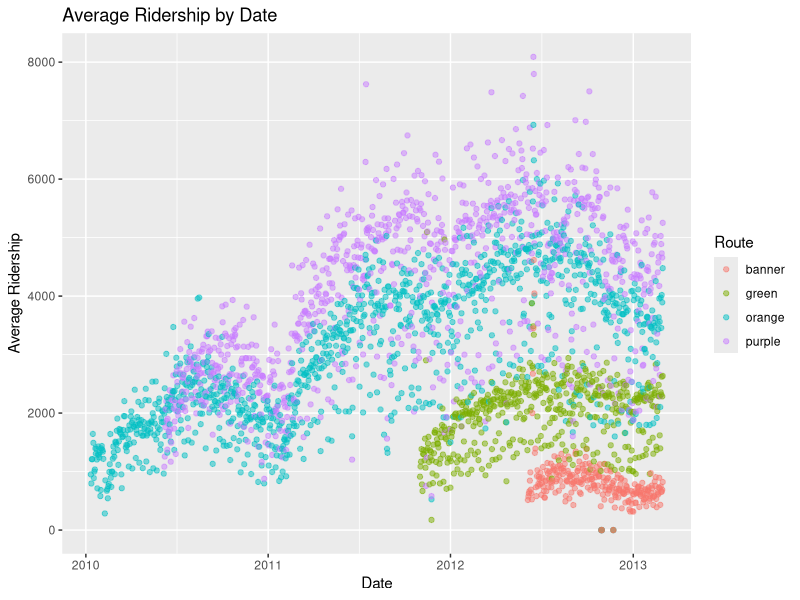
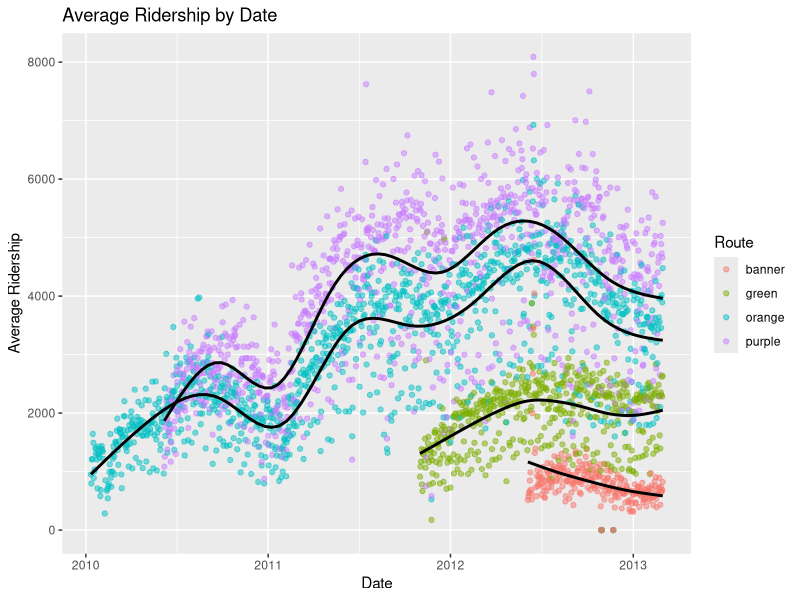
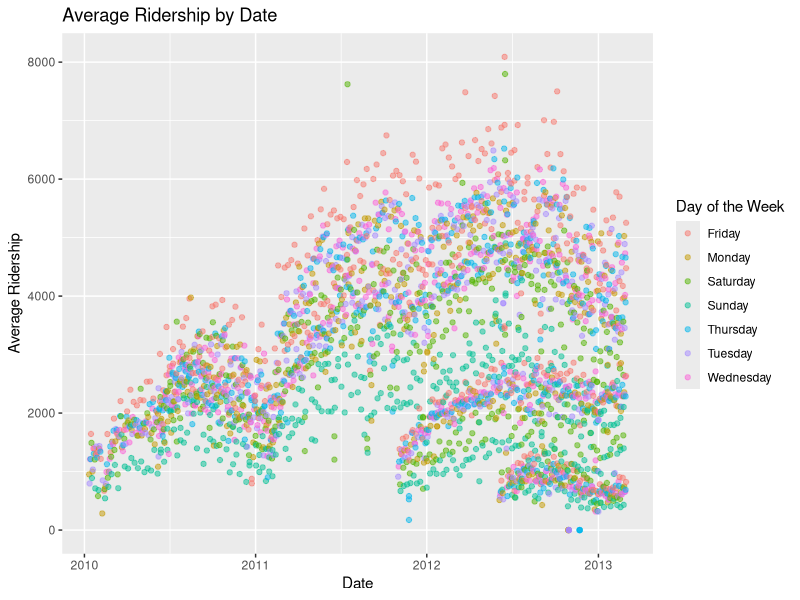
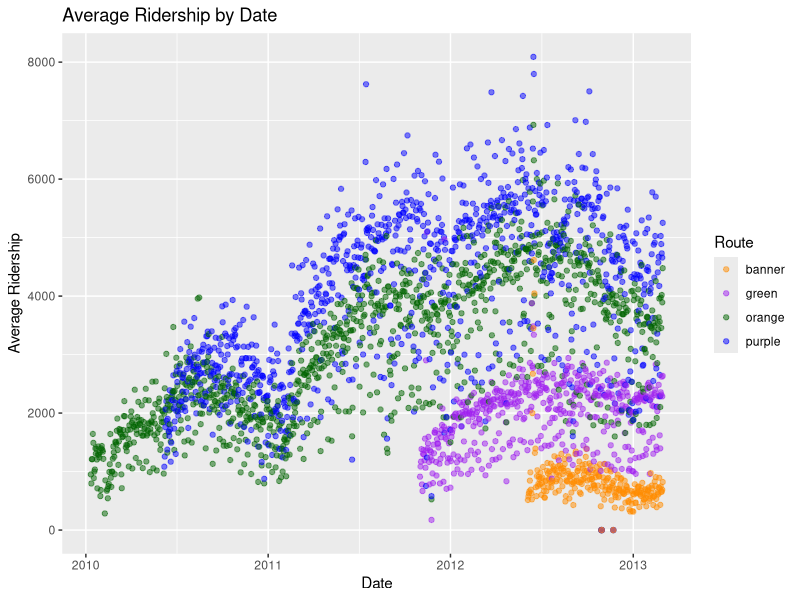
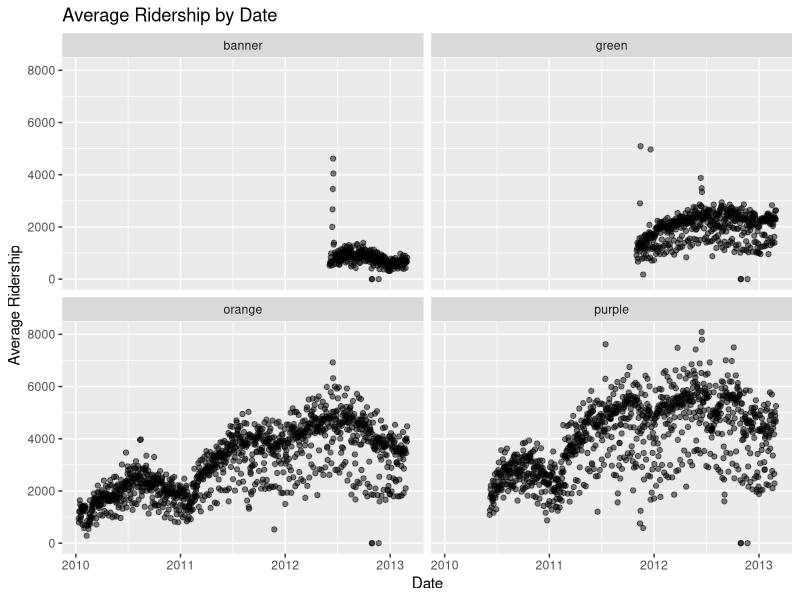
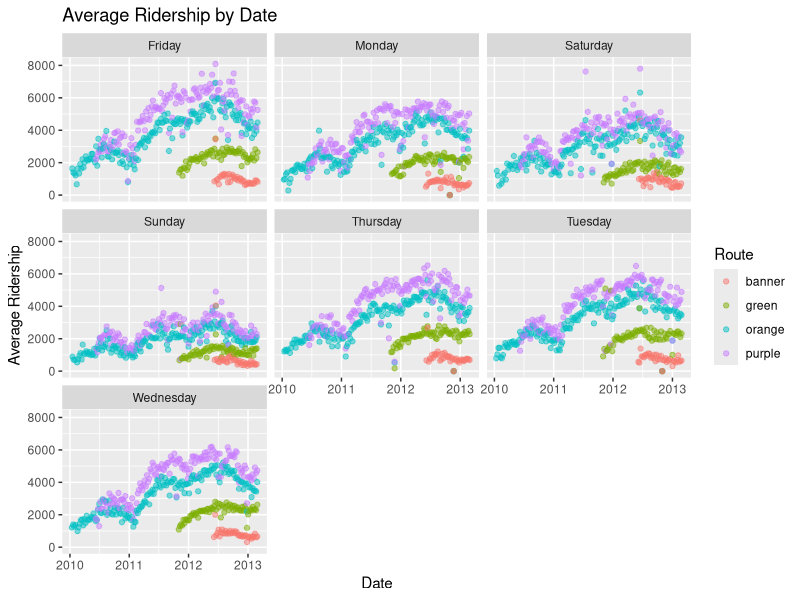
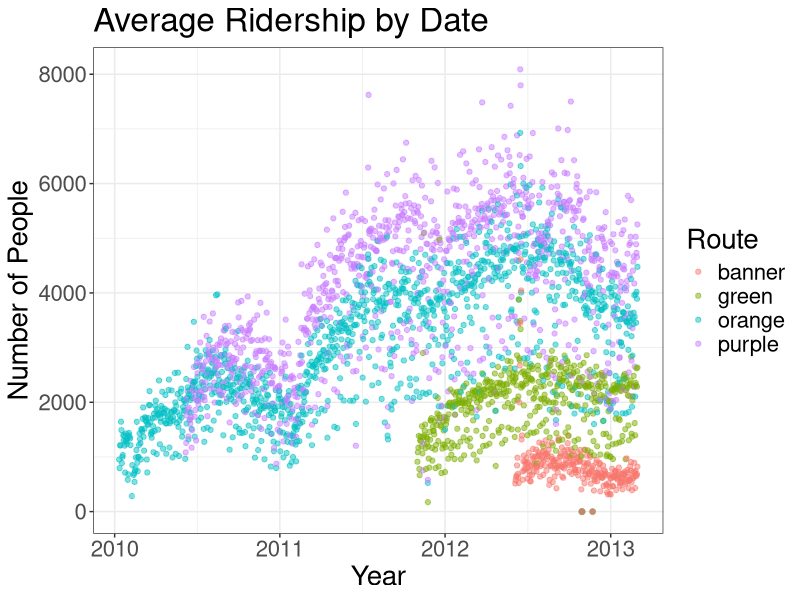
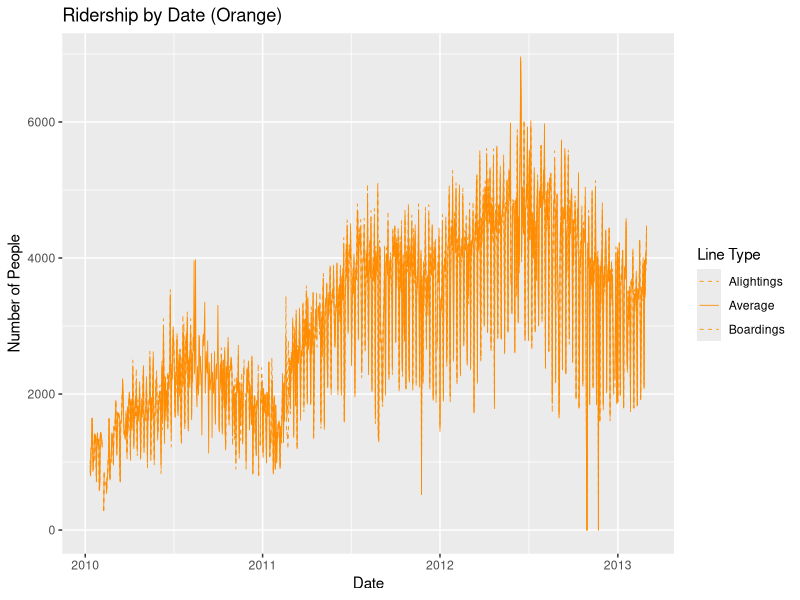

Generate these figures, in order, with R:
## ---- chunk 1
library(tidyverse)
library(lubridate)

circ <- read_csv("Charm_City_Circulator_Ridership.csv")

# Convert dates
circ <- circ |> mutate(date = mdy(date))

# Change column names for reshaping
colnames(circ) <- colnames(circ) |>
  str_replace("Board", ".Board") |>
  str_replace("Alight", ".Alight") |>
  str_replace("Average", ".Average")

# Make long format by route/type
long <- circ |>
  pivot_longer(
    c(
      starts_with("orange"),
      starts_with("purple"),
      starts_with("green"),
      starts_with("banner")
    ),
    names_to = "var",
    values_to = "number"
  )

# Separate route/type into route and type
long <- long |>
  separate(var, into = c("route", "type"), sep = "[.]")

# Make wide format by type
type_wide <- long |>
  spread(type, value = number)

# Extract just average ridership per day
avg <- long |>
  filter(type == "Average", !is.na(number)) |>
  select(-type) |>
  rename(Average = number)
## ---- chunk 2
ggplot(avg, aes(x = date, y = Average, color = route)) +
  geom_point(alpha = 0.5) +
  labs(
    title = "Average Ridership by Date",
    x = "Date",
    y = "Average Ridership",
    color = "Route") 

ggplot(avg, aes(x = date, y = Average, color = route)) +
  geom_point(alpha = 0.5) +  
  geom_smooth(se = FALSE, color = "black", aes(group = route)) +
  labs(
    title = "Average Ridership by Date",
    x = "Date",
    y = "Average Ridership",
    color = "Route")
## ---- chunk 3
ggplot(avg, aes(x = date, y = Average, color = day)) +
  geom_point(alpha = 0.5) +
  labs(
    title = "Average Ridership by Date",
    x = "Date",
    y = "Average Ridership",
    color = "Day of the Week")
## ---- chunk 4
pal <- c("darkorange", "purple", "darkgreen", "blue")

ggplot(avg, aes(x = date, y = Average, color = route)) +
  geom_point(alpha = 0.5) +
  scale_color_manual(values = pal) +
  labs(
    title = "Average Ridership by Date",
    x = "Date",
    y = "Average Ridership",
    color = "Route") 
## ---- chunk 5
ggplot(avg, aes(x = date, y = Average)) +
  geom_point(alpha = 0.5) + 
  facet_wrap(~ route) +
  labs(
    title = "Average Ridership by Date",
    x = "Date",
    y = "Average Ridership")
## ---- chunk 6
ggplot(avg, aes(x = date, y = Average, color = route)) +
  geom_point(alpha = 0.5) +  
  facet_wrap(~ day) + 
  labs(
    title = "Average Ridership by Date",
    x = "Date",
    y = "Average Ridership",
    color = "Route") 
## ---- chunk 7
ggplot(avg, aes(x = date, y = Average, color = route)) +
  geom_point(alpha = 0.5) + 
  labs(
    title = "Average Ridership by Date",
    x = "Year",  
    y = "Number of People",  
    color = "Route") +
  theme_bw() +  
  theme(text = element_text(size = 20))
## ---- chunk 8
ggplot(filter(long, route == "orange"), aes(x = date, y = number, linetype = type)) + 
  geom_line(color = "darkorange", size = 0.3) + 
  scale_linetype_manual(values = c("Average" = "solid", "Boardings" = "dashed", "Alightings" = "dashed")) +
  labs(
    title = "Ridership by Date (Orange)",
    x = "Date",
    y = "Number of People",
    linetype = "Line Type")

# Assess whether the boardings and alightings differ from the average values.
